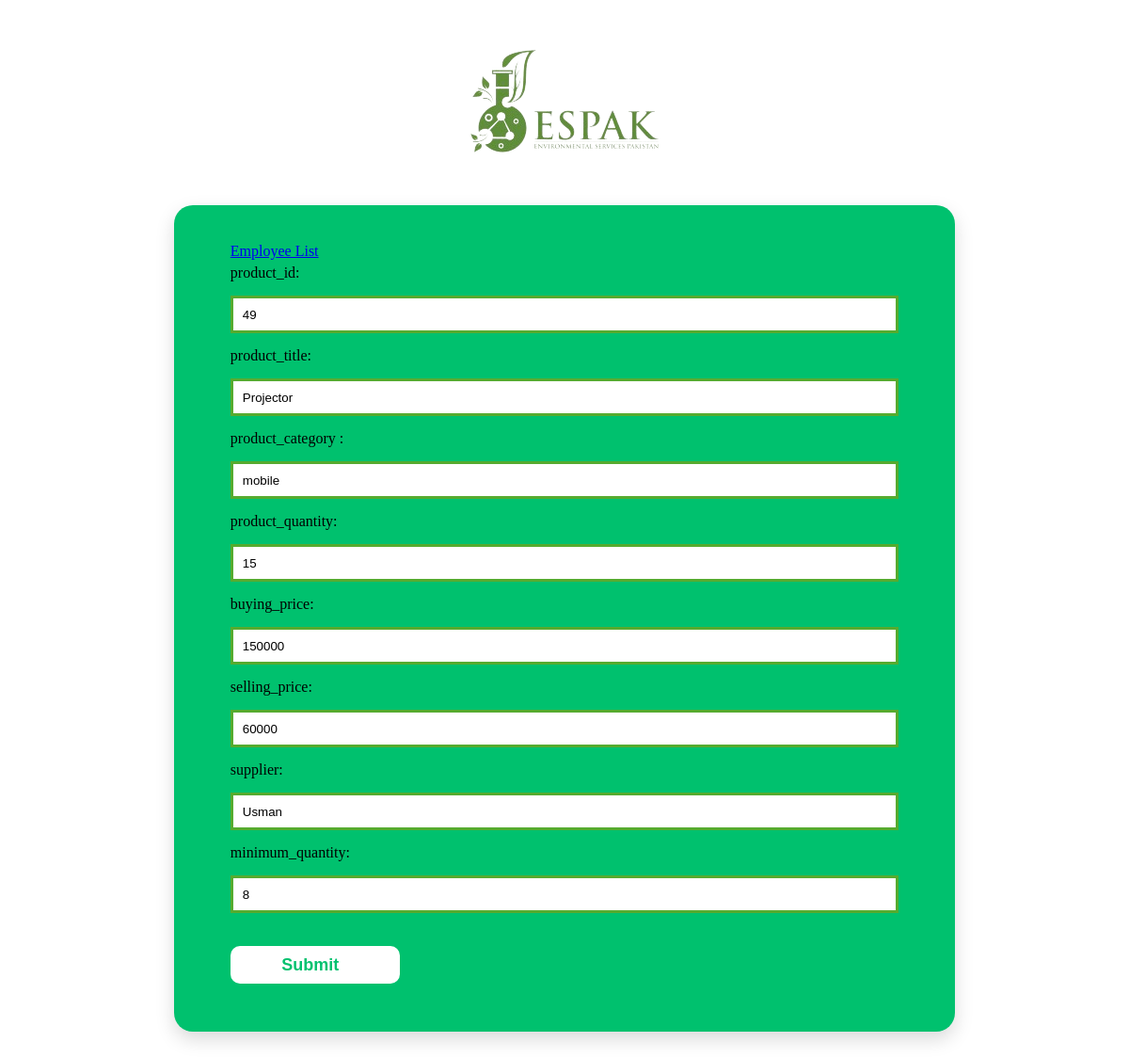
/update_product_php.php?product_id=49, run on the app's committed database.
### tables this page shows
CREATE TABLE `products` (
  `product_id` int(100) NOT NULL,
  `product_title` varchar(100) NOT NULL,
  `product_category` varchar(100) NOT NULL,
  `product_quantity` int(100) NOT NULL,
  `buying_price` int(100) NOT NULL,
  `selling_price` int(100) NOT NULL,
  `supplier` varchar(100) NOT NULL,
  `minimum_quantity` int(100) NOT NULL,
  `time` timestamp NOT NULL DEFAULT current_timestamp() ON UPDATE current_timestamp(),
  `status` int(100) NOT NULL
);

### update_product_php.php (the view, shortened to what this page needs)
<?php
include_once 'config.php';
$result = mysqli_query($conn, "SELECT * FROM products WHERE product_id='" . $_GET['product_id'] . "'");
$row = mysqli_fetch_array($result);
?>
<html>
<head>
</head>
<body>
    <div class="logo">
        <img src="./images/espaklogo.png ">
    </div>
    <div class="main-div">
        <form name="frmUser" method="post" action="">
            <div style="padding-bottom:5px;">
                <a href="all_admins_display.php">Employee List</a>
            </div>
            <label>product_id:</label>
            <input type="text" name="product_id" value="<?php echo $row['product_id']; ?>">
            <label>product_title: </label>
            <input type="text" name="product_title" class="txtField" value="<?php echo $row['product_title']; ?>">
            <label>product_category :</label>
            <input type="text" name="product_category" class="txtField" value="<?php echo $row['product_category']; ?>">
            <label>product_quantity:</label>
            <input type="text" name="product_quantity" class="txtField" value="<?php echo $row['product_quantity']; ?>">
            <label>buying_price:</label>
            <input type="text" name="buying_price" class="txtField" value="<?php echo $row['buying_price']; ?>">
            <label>selling_price:</label>
            <input type="text" name="selling_price" class="txtField" value="<?php echo $row['selling_price']; ?>">
            <label>supplier:</label>
            <input type="text" name="supplier" class="txtField" value="<?php echo $row['supplier']; ?>">
            <label>minimum_quantity:</label>
            <input type="text" name="minimum_quantity" class="txtField" value="<?php echo $row['minimum_quantity']; ?>">
            <input class="button" type="submit" name="submit" value="Submit" class="buttom">
        </form>
    </div>
</body>
</html>

### update_product_php.php (style rules this page uses)
.main-div { background-color: white; margin: auto; border-radius: 20px; box-shadow: 0px 8px 20px 0px rgb(0 0 0 / 15%); margin-top: 10px; padding: 40px 60px; padding-bottom: 20px; margin-bottom: 80px; min-height: 500px; width: 60%; background: #00c16e; }
input, select { width: 100%; margin-top: 15px; height: 40px; border: 3px solid #56ab2f; padding-left: 10px; padding-right: 20px; margin-bottom: 15px; }
label { font-size: 16px; color: black; font-weight: 500; }
.button { background-color: #ffff; width: 180px; margin-top: 20px; border: none; cursor: pointer; border-radius: 10px; color: #00c16e; font-size: 18px; text-transform: capitalize; font-weight: 600; }
.logo { text-align: center; }

### data on the page
products: product_id "49", product_title "Projector", product_category "mobile", product_quantity "15", buying_price "150000", selling_price "60000", supplier "Usman", minimum_quantity "8"
